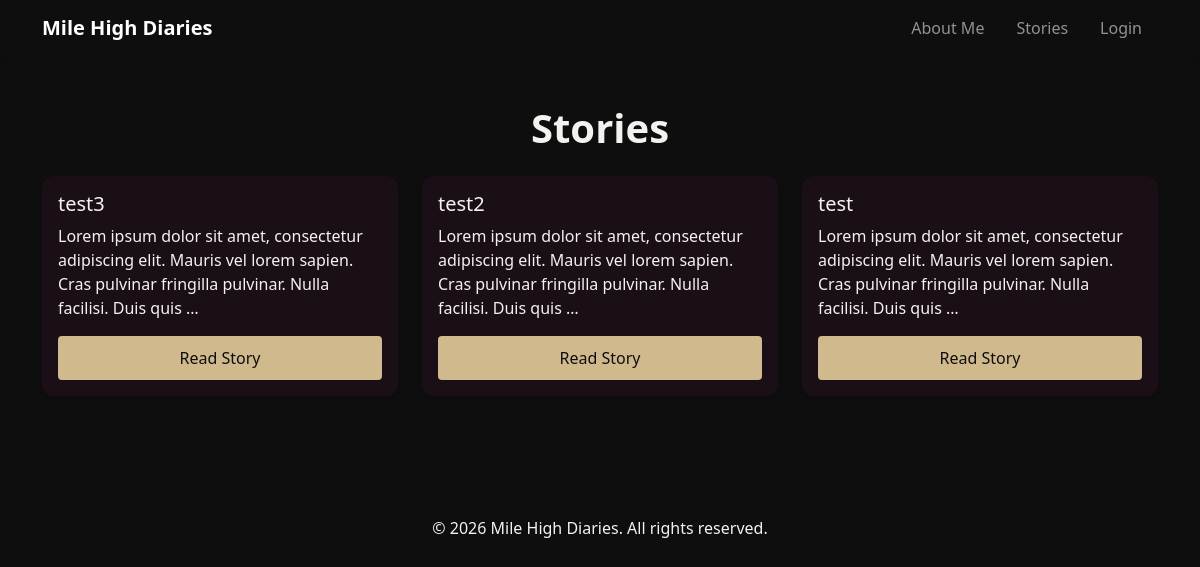
/posts/, run on the app's committed database.
### subscriptions/models.py (models this page shows, shortened)
class Post(models.Model):
    title = models.CharField(max_length=100, help_text="Enter a title for your blog post.")
    slug = models.SlugField(max_length=200, unique=True)
    sub_title = models.CharField(max_length=100, blank=True, help_text="Enter a sub-title for your blog post.")
    content = models.TextField(max_length=100000, help_text="Enter the content of your blog post here.", unique=True)
    created_at = models.DateTimeField(auto_now_add=True, help_text="The time at which your post was created.")
    updated_at = models.DateTimeField(auto_now_add=True, help_text="The last time your blog post was updated.")
    class Meta:
        ordering = ['updated_at']

### subscriptions/views.py (the view)
# urls.py: path('posts/', views.PostsView.as_view(), name='posts'),
class PostsView(generic.ListView):
    model = Post
    template_name = "subscriptions/posts.html"
    context_object_name = "latest_blog_posts"
    paginate_by = 10
    def get_queryset(self):
        return Post.objects.order_by("-created_at")

### templates/subscriptions/posts.html (shortened to what this page needs)
{% load static %}
{% include "subscriptions/navbar.html" %}
<head>
</head>
{% block content %}
<div class="container py-5">
  <h1 class="fw-bold text-pearl mb-4 text-center">Stories</h1>
  {% if latest_blog_posts %}
  <div class="row g-4">
    {% for post in latest_blog_posts %}
    <div class="col-md-6 col-lg-4 d-flex">
      <a href="{% url 'post_detail' post.slug %}" class="story-card-link">
        <div class="story-card shadow-sm">
          <h5>{{ post.title }}</h5>
          <p>{{ post.excerpt|default:post.content|truncatewords:20 }}</p>
          <div class="story-btn mt-auto w-100">Read Story</div>
        </div>
      </a>
    </div>
    {% endfor %}
  </div>
  {% else %}
  <div class="d-flex justify-content-center align-items-center py-5">
    <p class="fs-5 text-center no-posts">No posts are available.</p>
  </div>
  {% endif %}
</div>
<footer class="text-center mt-5 py-4">
  &copy; <span id="year"></span> Mile High Diaries. All rights reserved.
</footer>
{% endblock %}

### templates/subscriptions/posts.html (style rules this page uses)
.story-card { background-color: #1a0f17; color: #f4f2ef; border-radius: 0.75rem; padding: 1rem; display: flex; flex-direction: column; box-shadow: 0 6px 15px rgba(0, 0, 0, 0.4); transition: transform 0.3s ease, box-shadow 0.3s ease; height: 100%; }
.story-card h5, .story-card p { color: #f4f2ef; }
.story-btn { background-color: var(--champagne-gold); color: var(--noir-black); border: 2px solid var(--champagne-gold); padding: 0.5rem 1rem; text-align: center; border-radius: 0.25rem; text-decoration: none; transition: all 0.3s ease; margin-top: auto; }
.story-card-link { text-decoration: none; color: inherit; display: block; }

### data on the page
Post: title "test3", excerpt "Lorem ipsum dolor sit amet, consectetur adipiscing elit. Mauris vel lorem sapien. Cras pulvinar fringilla pulvinar. Nulla facilisi. Duis quis …"
Post: title "test2", excerpt "Lorem ipsum dolor sit amet, consectetur adipiscing elit. Mauris vel lorem sapien. Cras pulvinar fringilla pulvinar. Nulla facilisi. Duis quis …"
Post: title "test", excerpt "Lorem ipsum dolor sit amet, consectetur adipiscing elit. Mauris vel lorem sapien. Cras pulvinar fringilla pulvinar. Nulla facilisi. Duis quis …"
